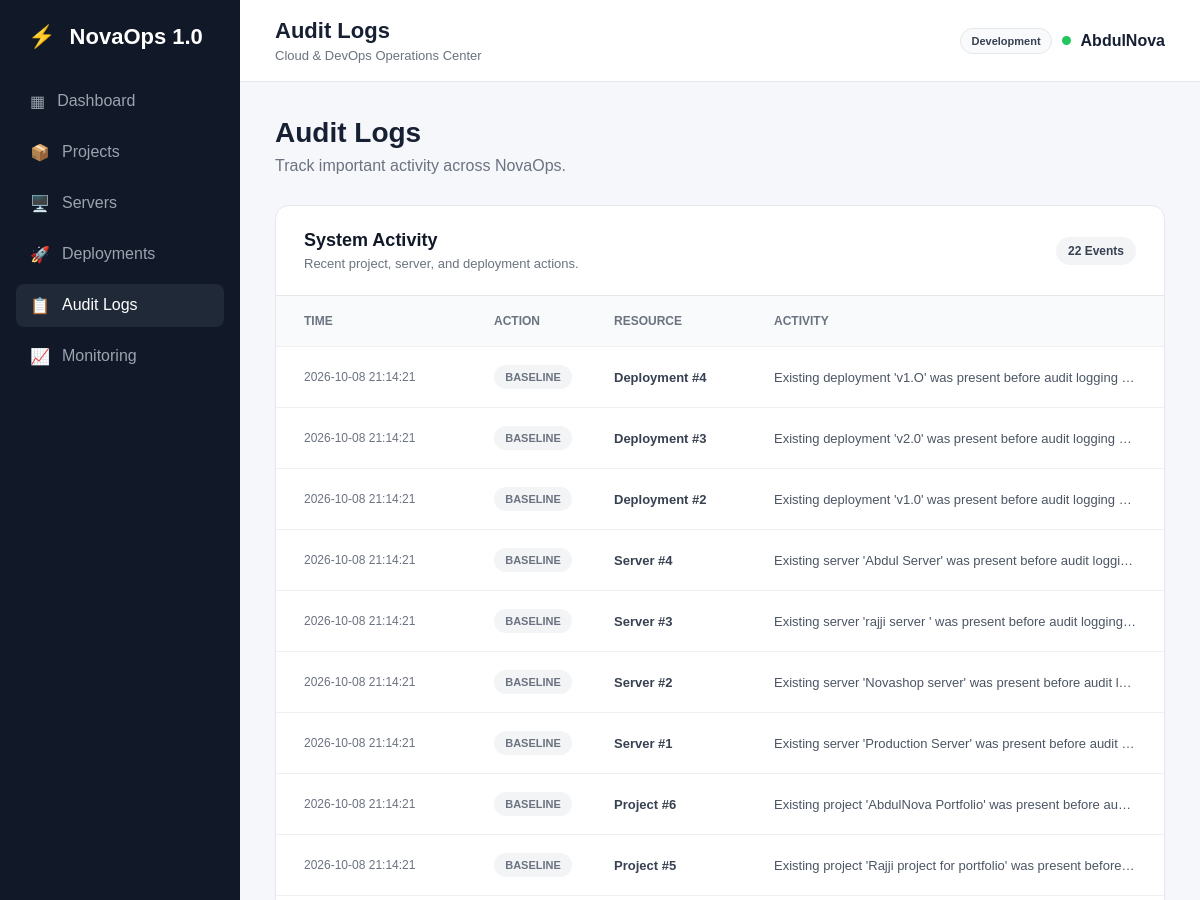
The page /audit-logs (upper part) on the database as committed earlier.
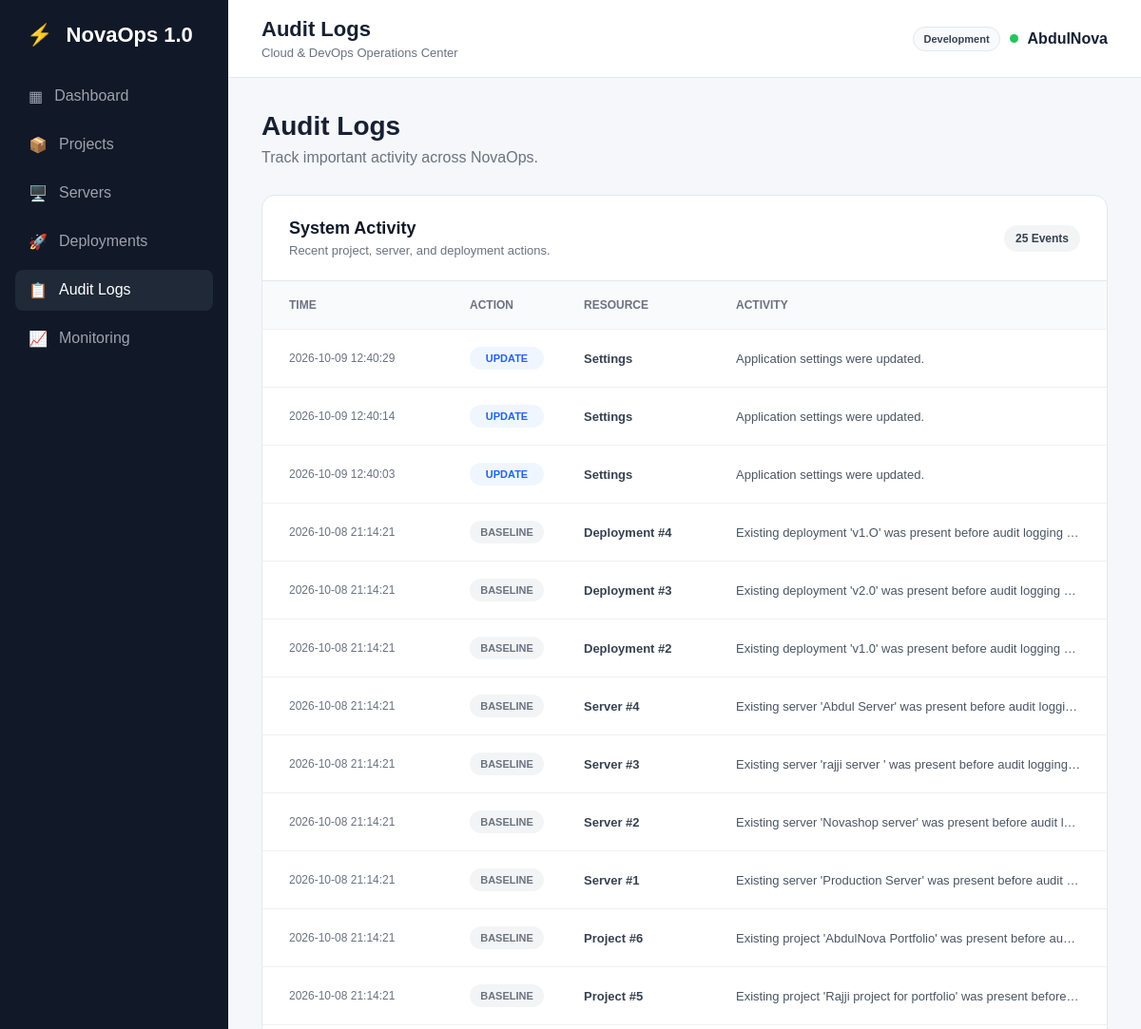
The same page on the database as committed later.
### app.py (models this page shows)
class AuditLog(db.Model):
    id = db.Column(
        db.Integer,
        primary_key=True
    )
    action = db.Column(
        db.String(50),
        nullable=False
    )
    entity_type = db.Column(
        db.String(50),
        nullable=False
    )
    entity_id = db.Column(
        db.Integer,
        nullable=True
    )
    message = db.Column(
        db.Text,
        nullable=False
    )
    created_at = db.Column(
        db.DateTime,
        default=india_now,
        nullable=False
    )

class AppSetting(db.Model):
    id = db.Column(db.Integer, primary_key=True)
    key = db.Column(db.String(100), unique=True, nullable=False)
    value = db.Column(db.String(255), nullable=False)

### app.py (the view)
@app.route("/audit-logs")
def audit_logs():
    logs = AuditLog.query.order_by(
        AuditLog.created_at.desc()
    ).limit(100).all()
    return render_template(
        "audit_logs.html",
        logs=logs
    )

### app.py (called while the page is built)
@app.context_processor
def inject_app_settings():
    stored_settings = {
        setting.key: setting.value
        for setting in AppSetting.query.all()
    }
    try:
        refresh_seconds = int(
            stored_settings.get("monitoring_refresh_seconds", "0")
        )
    except ValueError:
        refresh_seconds = 0
    return {
        "app_name": stored_settings.get("app_name", "NovaOps 1.0"),
        "environment_label": stored_settings.get(
            "environment_label", "Development"
        ),
        "monitoring_refresh_seconds": refresh_seconds
    }

### templates/audit_logs.html (shortened to what this page needs)
{% extends "base.html" %}
{% block page_title %}
Audit Logs
{% endblock %}
{% block content %}
<div class="welcome">
    <div>
        <h1>Audit Logs</h1>
        <p>Track important activity across NovaOps.</p>
    </div>
</div>
<div class="audit-card">
    <div class="audit-card-header">
        <div>
            <h2>System Activity</h2>
            <p>Recent project, server, and deployment actions.</p>
        </div>
        <span class="server-count">
            {{ logs|length }} Events
        </span>
    </div>
    <div class="audit-table">
        <div class="audit-table-header">
            <span>Time</span>
            <span>Action</span>
            <span>Resource</span>
            <span>Activity</span>
        </div>
        {% for log in logs %}
        <div class="audit-row">
            <span class="audit-time">
                {{ log.created_at.strftime("%Y-%m-%d %H:%M:%S") }}
            </span>
            <span class="audit-action
                {% if log.action == 'CREATE' %}
                    audit-create
                {% elif log.action == 'UPDATE' %}
                    audit-update
                {% elif log.action == 'DELETE' %}
                    audit-delete
                    {% elif log.action == 'BASELINE' %}
    audit-baseline
                {% endif %}">
                {{ log.action }}
            </span>
            <span class="audit-resource">
                {{ log.entity_type }}
                {% if log.entity_id %}
                #{{ log.entity_id }}
                {% endif %}
            </span>
            <span class="audit-message">
                {{ log.message }}
            </span>
        </div>
        {% endfor %}
    </div>
</div>
{% endblock %}

### templates/base.html (shortened to what this page needs)
<!DOCTYPE html>
<html lang="en">
<head>
    <link rel="stylesheet" href="{{ url_for('static', filename='css/style.css') }}">
</head>
<body>
    <div class="app">
        <aside class="sidebar">
            <div class="logo">
                <span>⚡</span>
                {{ app_name }}
            </div>
            <nav class="navigation">
                <a href="{{ url_for('dashboard') }}"
                    class="nav-item {% if request.endpoint == 'dashboard' %}active{% endif %}">
                    <span class="nav-icon">▦</span>
                    <span>Dashboard</span>
                </a>
                <a href="{{ url_for('projects') }}"
                    class="nav-item {% if request.endpoint in ['projects', 'new_project', 'edit_project', 'project_detail'] %}active{% endif %}">
                    <span class="nav-icon">📦</span>
                    <span>Projects</span>
                </a>
                <a href="{{ url_for('servers') }}"
                    class="nav-item {% if request.endpoint in ['servers', 'new_server', 'edit_server'] %}active{% endif %}">
                    <span class="nav-icon">🖥️</span>
                    <span>Servers</span>
                </a>
                <a href="{{ url_for('deployments') }}"
                    class="nav-item {% if request.endpoint in ['deployments', 'new_deployment', 'edit_deployment'] %}active{% endif %}">
                    <span class="nav-icon">🚀</span>
                    <span>Deployments</span>
                </a>
                <a href="{{ url_for('audit_logs') }}"
                    class="nav-item {% if request.endpoint == 'audit_logs' %}active{% endif %}">
                    <span class="nav-icon">📋</span>
                    <span>Audit Logs</span>
                </a>
                <a href="{{ url_for('monitoring') }}"
                    class="nav-item {% if request.endpoint == 'monitoring' %}active{% endif %}">
                    <span class="nav-icon">📈</span>
                    <span>Monitoring</span>
                </a>
            </nav>
        </aside>
        <main class="main">
            <header class="navbar">
                <div>
                    <h2>
                        {% block page_title %}{% endblock %}
                    </h2>
                    <p>Cloud &amp; DevOps Operations Center</p>
                </div>
                <div class="user-section">
                    <span class="environment-badge">
                        {{ environment_label }}
                    </span>
                    <div class="status-dot"></div>
                    <span>AbdulNova</span>
                </div>
            </header>
            <section class="content">
                {% block content %}
                {% endblock %}
            </section>
        </main>
    </div>
</body>
</html>

### static/css/style.css (style rules this page uses)
* { margin: 0; padding: 0; box-sizing: border-box; }
body { font-family: Arial, sans-serif; background: #f5f7fb; color: #172033; }
.app { display: flex; min-height: 100vh; }
.sidebar { width: 240px; background: #111827; color: white; padding: 24px 16px; display: flex; flex-direction: column; }
.logo { font-size: 22px; font-weight: bold; padding: 0 12px 30px; }
.logo span { margin-right: 8px; }
.navigation { display: flex; flex-direction: column; gap: 8px; }
.nav-item { text-decoration: none; color: #9ca3af; padding: 12px 14px; border-radius: 8px; display: flex; gap: 12px; transition: 0.2s; }
.nav-item:hover, .nav-item.active { background: #1f2937; color: white; }
.main { flex: 1; min-width: 0; }
.navbar { height: 82px; background: white; border-bottom: 1px solid #e5e7eb; display: flex; align-items: center; justify-content: space-between; padding: 0 35px; }
.navbar h2 { font-size: 22px; }
.navbar p { color: #6b7280; font-size: 13px; margin-top: 4px; }
.user-section { display: flex; align-items: center; gap: 10px; font-weight: 600; }
.status-dot { width: 9px; height: 9px; background: #22c55e; border-radius: 50%; }
.content { padding: 35px; max-width: 1600px; }
.welcome { display: flex; justify-content: space-between; align-items: center; margin-bottom: 30px; }
.welcome h1 { font-size: 28px; margin-bottom: 8px; }
.welcome p { color: #6b7280; }
.server-count { padding: 7px 12px; background: #f3f4f6; color: #374151; border-radius: 20px; font-size: 12px; font-weight: 600; }
.audit-card { background: #ffffff; border: 1px solid #e5e7eb; border-radius: 14px; overflow: hidden; }
.audit-card-header { display: flex; align-items: center; justify-content: space-between; padding: 24px 28px; border-bottom: 1px solid #e5e7eb; }
.audit-card-header h2 { font-size: 18px; color: #111827; }
.audit-card-header p { margin-top: 5px; color: #6b7280; font-size: 13px; }
.audit-table { width: 100%; }
.audit-table-header, .audit-row { display: grid; grid-template-columns: 170px 100px 140px minmax(0, 1fr); align-items: center; gap: 20px; padding: 18px 28px; }
.audit-table-header { background: #f9fafb; color: #6b7280; font-size: 12px; font-weight: 600; text-transform: uppercase; }
.audit-row { border-top: 1px solid #f0f0f0; font-size: 13px; }
.audit-time { color: #6b7280; font-size: 12px; white-space: nowrap; }
.audit-action { display: inline-flex; align-items: center; justify-content: center; width: fit-content; min-width: 78px; padding: 6px 10px; border-radius: 20px; font-size: 11px; font-weight: 700; }
.audit-update { background: #eff6ff; color: #2563eb; }
.audit-resource { color: #374151; font-weight: 600; }
.audit-message { min-width: 0; color: #4b5563; white-space: nowrap; overflow: hidden; text-overflow: ellipsis; }
.audit-baseline { background: #f3f4f6; color: #6b7280; }
.environment-badge { padding: 6px 10px; border: 1px solid #e5e7eb; border-radius: 20px; background: #f9fafb; color: #374151; font-size: 11px; font-weight: 700; white-space: nowrap; }

Rows that differ between the two databases and show on the page:
added AppSetting: value "NovaOps 1.0"
added AppSetting: value "Development"
added AuditLog: created_at "2026-10-09 12:40:29", action "UPDATE", entity_type "Settings", message "Application settings were updated."
added AuditLog: created_at "2026-10-09 12:40:14", action "UPDATE", entity_type "Settings", message "Application settings were updated."
added AuditLog: created_at "2026-10-09 12:40:03", action "UPDATE", entity_type "Settings", message "Application settings were updated."
Other text that changed with them:
{{ logs|length }}: "22" → "25"
{{ app_name }}: "NovaOps 1.0" → (not shown)
{{ environment_label }}: "Development" → (not shown)
